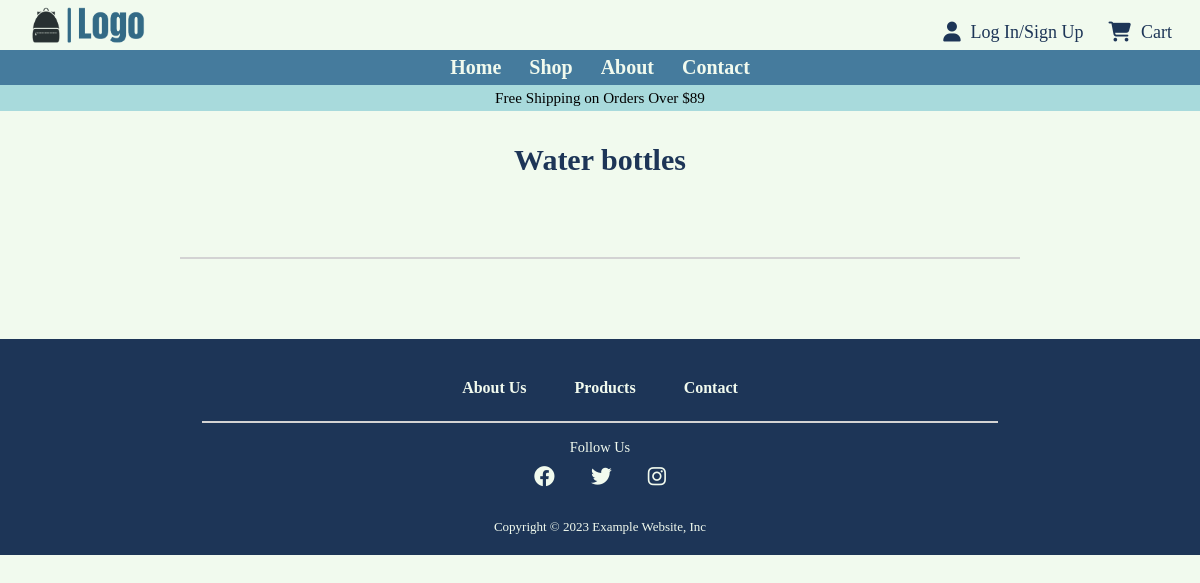
Page /products_list/water bottles on the earlier database version.
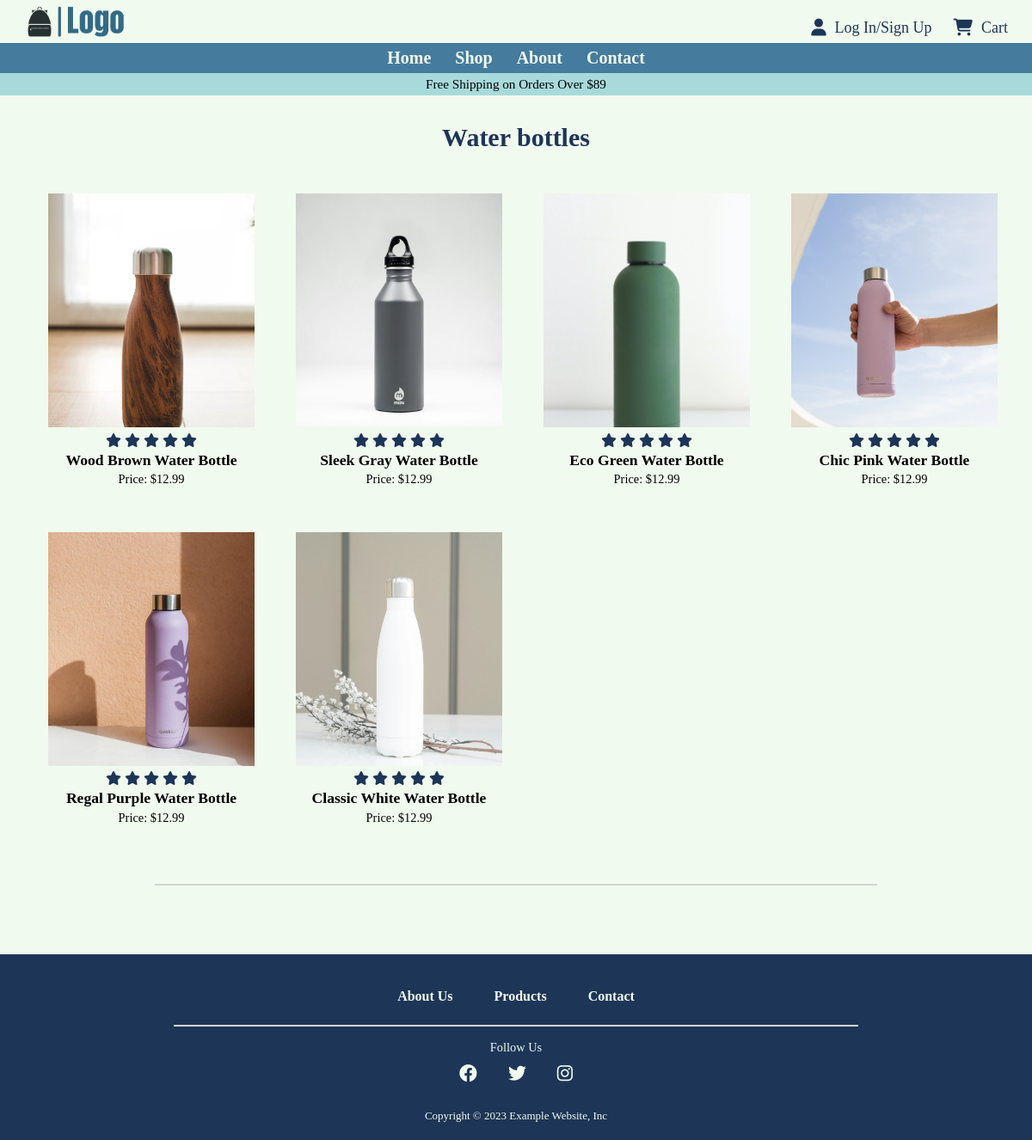
Same page on the later database version.
### tables this page shows
CREATE TABLE products (
    id INTEGER PRIMARY KEY AUTOINCREMENT,
    name TEXT NOT NULL,
    category TEXT NOT NULL,
    description TEXT,
    price REAL NOT NULL,
    image_path TEXT
);

### flaskr/shop.py (the view)
@bp.route('/products_list/<category>')
@bp.route('/products_list/')
def list(category=None):
    with get_db() as db:
        if category:
            query = 'SELECT * FROM products WHERE category = ?'
            products = db.execute(query, (category,)).fetchall()
        else:
            query = 'SELECT * FROM products'
            products = db.execute(query).fetchall()
    return render_template('shop/products_list.html', products=products, category=category)

### flaskr/auth.py (called while the page is built)
@bp.before_app_request
def load_logged_in_user():
    user_id = session.get('user_id')
    if user_id is None:
        g.user = None
    else:
        g.user = get_db().execute(
            'SELECT * FROM user WHERE id = ?', (user_id,)
        ).fetchone()

### flaskr/db.py (called while the page is built)
def get_db():
    if 'db' not in g:
        g.db = sqlite3.connect(
            current_app.config['DATABASE'],
            detect_types=sqlite3.PARSE_DECLTYPES
        )
        g.db.row_factory = sqlite3.Row
    return g.db

### flaskr/templates/shop/products_list.html
{% extends "base.html" %}
{% block content %}
<section class="product-section">
    {% if category %}
    <h1>{{ category.capitalize() }}</h1>
    {% endif %}
    <ul class="product-container">
        {% for product in products %}
            <a href="{{ url_for('shop.product_detail', product_id=product['id']) }}">
                <li class="product">
                    <img src="{{ product['image_path'] }}">
                    <div class="product-rating">
                        <i class="fa-solid fa-star" style="color: #1d3557;"></i>
                        <i class="fa-solid fa-star" style="color: #1d3557;"></i>
                        <i class="fa-solid fa-star" style="color: #1d3557;"></i>
                        <i class="fa-solid fa-star" style="color: #1d3557;"></i>
                        <i class="fa-solid fa-star" style="color: #1d3557;"></i>
                    </div>
                    <p class="product-name">{{ product['name'] }}</p>
                    <p class="product-price">Price: ${{ product['price'] }}</p>
                </li>
            </a>
        {% endfor %}
    </ul>
</section>
<hr>
{% endblock %}

### flaskr/templates/base.html (shortened to what this page needs)
<!DOCTYPE html>
<html>
    <head>
        <link rel="stylesheet" href="..\static\styles\main.css"/>
        <link rel="stylesheet" href="https://cdnjs.cloudflare.com/ajax/libs/font-awesome/6.3.0/css/all.min.css">
    </head>
    <body>
        <div class="sticky">
            <div class="nav-bar">
                <div class="user-panel">
                    <a href="{{ url_for('index') }}">
                        <img src="../static/styles/images/logo.png" id="logo-image">
                    </a>
                    <ul class="user-container">
                        <i class="fa-solid fa-user user-icon"></i>
                    {% if g.user %}
                        <li class="user">{{ g.user['username'] }}</li>
                        <li class="user"><a href="{{ url_for('auth.logout') }}">Log Out</a></li>
                    {% else %}
                        <li class="user"><a href="{{ url_for('auth.login') }}">Log In/Sign Up</a></li>
                    {% endif %}
                    <a href="{{ url_for('auth.shopping_cart') }}">
                        <i class="fa-solid fa-cart-shopping user-icon"></i>
                    </a>
                    <li class="user"><a href="{{ url_for('auth.shopping_cart') }}">Cart</a></li>
                    </ul>
                </div>
                <nav>
                    <ul class="nav-container">
                        <li class="nav-item"><a href="{{ url_for('index') }}">Home</a></li>
                        <li class="nav-item"><a href="{{ url_for('shop.list', category=category) }}">Shop</a></li>
                        <li class="nav-item"><a href="{{ url_for('index') }}#About">About</a></li>
                        <li class="nav-item"><a href="{{ url_for('index') }}#Contact">Contact</a></li>
                    </ul>
                </nav>
            </div>
        </div>
            <div class="ad-container">
                <p class="ad">Free Shipping on Orders Over $89</p>
            </div>
        <main>
            {% block content %}{% endblock %}
        </main>
        <footer>
            <div class="footer-links-container">
                <h4><a href="{{ url_for('index') }}#About">About Us</a></h4>
                <h4><a href="{{ url_for('shop.list', category=category) }}">Products</a></h4>
                <h4><a href="{{ url_for('index') }}#Contact">Contact</a></h4>
            </div>
            <hr class="footer-hr-line">
            <p>Follow Us</p>
            <div class="social-media-icons-container">
                <i class="fa-brands fa-facebook" style="color: #f1faee;"></i>
                <i class="fa-brands fa-twitter" style="color: #f1faee;"></i>
                <i class="fa-brands fa-instagram" style="color: #f1faee;"></i>
            </div>
            <p class="copyright">Copyright © 2023 Example Website, Inc</p>
        </footer>
    </body>
</html>

### flaskr/static/styles/main.css (style rules this page uses)
* { background-color: rgb(241, 250, 238); margin: 0px; padding: 0px; box-sizing: border-box; }
*::after, *::before { box-sizing: border-box; }
html { margin: 0px; padding: 0px; width: 100%; scroll-behavior: smooth; overflow-x: clip; }
body { width: 100%; overflow-x: clip; }
section { scroll-margin-top: calc(2.2rem + 50px); }
.user-panel { display: flex; justify-content: space-between; background-color: rgb(241, 250, 238); width: 100%; height: 50px; position: sticky; }
#logo-image { background-color: rgb(241, 250, 238); height: 50px; width: 175px; object-fit: contain; cursor: pointer; }
.user-container { display: flex; font-size: clamp(1.125rem, 1.0815rem + 0.2174vw, 1.25rem); background-color: transparent; justify-content: space-around; padding-top: 17px; margin-right: 0.5rem; }
.user-icon, .user { padding: 5px; background-color: inherit; color: rgb(29, 53, 87); cursor: pointer; }
.user { margin-right: 15px; font-size: 18px; list-style: none; }
.nav-bar { position: sticky; top: -1px; z-index: 50; }
.nav-container { background-color: rgb(69, 123, 157); display: inline-grid; grid-template-columns: repeat(4,fit-content(300px)); grid-template-rows: 100%; width: 100%; height: 2.2rem; align-content: center; justify-content: center; }
.nav-item { display: flex; justify-content: center; align-items: center; background-color: inherit; color: rgb(241, 250, 238); list-style: none; font-size: 20px; padding: 0px 14px; font-weight: bold; }
.sticky { position: sticky; top: 0; z-index: 50; }
a:link { color: inherit; }
a { text-decoration: none; background-color: inherit; }
.ad { background-color: rgb(168, 218, 220); font-size: clamp(0.8856rem, 0.8632rem + 0.112vw, 0.95rem); padding: 4px; text-align: center; }
.product-section > h1 { font-size: clamp(25px, 2.5vw, 50px); text-align: center; margin: 2rem 0 1rem; color: rgb(29, 53, 87); }
.product-container { display: grid; grid-template-columns: repeat(auto-fill, calc(15em + 1rem)); row-gap: 1rem; column-gap: 2rem; padding: 1rem; justify-content: center; }
.product { margin: 1rem; width: fit-content; height: fit-content; display: flex; flex-direction: column; justify-content: flex-start; align-items: center; cursor: pointer; }
.product > img { width: 15em; height: 17em; margin: 0 0 0.4rem; object-fit: cover; object-position: center; }
.product-name { font-weight: bold; font-size: 1.1rem; margin: 0.2rem 0; }
.product-price { font-weight: 200; font-size: 0.9rem; margin-bottom: 0.3rem; }
hr { margin: 2rem auto 5rem; background-color:lightgray; color:lightgray; height: 0.1rem; width: 70%; text-align: center; border-style: solid; }
footer { background-color: rgb(29, 53, 87); padding: 2rem 2rem 1rem; text-align: center; }
.footer-links-container { background-color: inherit; display: flex; flex-wrap: wrap; justify-content: center; margin: auto; }
.footer-links-container > h4 { background-color: inherit; color: rgb(241, 250, 238); padding: 0.5rem 1rem; margin: 0 0.5rem; }
.footer-hr-line { margin: 1rem auto; background-color:lightgray; color:rgba(211, 211, 211, 0.253); height: 1px; width: 70%; text-align: center; border-style: solid; }
footer > p { background-color: inherit; color: rgb(241, 250, 238); padding-bottom: 0.3rem; font-size: 0.9rem; }
.social-media-icons-container { background-color: inherit }
.social-media-icons-container > i { background-color: inherit; padding: 0.4rem 1rem; font-size: 1.3rem; cursor: pointer; }
.copyright { font-size: small; margin-top: 1.5rem; }

Differences in the rows shown:
added products: image_path (picture), name "Wood Brown Water Bottle", price "12.99"
added products: image_path (picture), name "Sleek Gray Water Bottle", price "12.99"
added products: image_path (picture), name "Eco Green Water Bottle", price "12.99"
added products: image_path (picture), name "Chic Pink Water Bottle", price "12.99"
added products: image_path (picture), name "Regal Purple Water Bottle", price "12.99"
added products: image_path (picture), name "Classic White Water Bottle", price "12.99"
